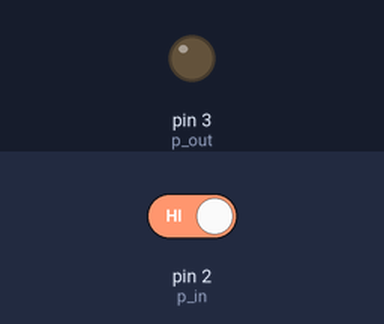
The sketch below on a simulated Arduino Uno, built with avr-gcc and run on an emulated ATmega328P. On the bench: output pins drawn as LEDs (lit = HIGH). The test bench sets the inputs (shaded band); at power-on: pin 2 (p_in) HIGH.

Above: at 1.2 s.
1.3 s: pin 2 (p_in) driven LOW
At 1.7 s:
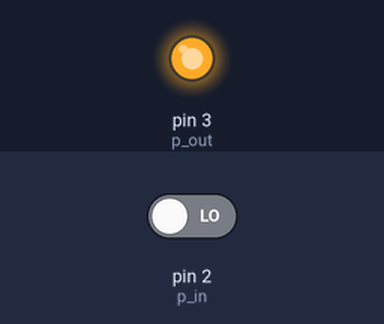
2.8 s: pin 2 (p_in) driven HIGH
At 4.2 s:
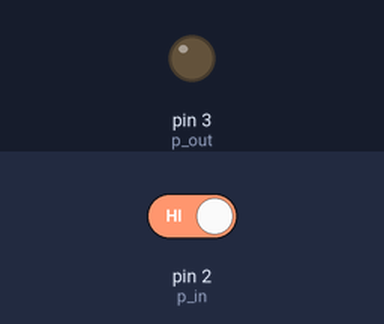
Timing chart, 0 to 5.8 s (numbered marks = the images above; inputs shaded):
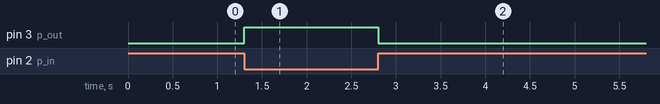

The sketch:

2.0_ButtonTest.ino
```cpp
int p_in = 2;
int p_out = 3;

void setup() {
    //pinMode(LED_BUILTIN, OUTPUT);
    pinMode(p_in, INPUT);
    pinMode(p_out, OUTPUT);
}

void loop() {
    //digitalWrite(LED_BUILTIN, LOW);
    if (digitalRead(p_in) == LOW) {
        digitalWrite(p_out, HIGH);
    } else {
        digitalWrite(p_out, LOW);
    }
    delay(10);
}
```

Measured:
- after the input at 1.3 s, pin 3 (p_out): LOW → HIGH at once
- after the input at 2.8 s, pin 3 (p_out): HIGH → LOW at once
